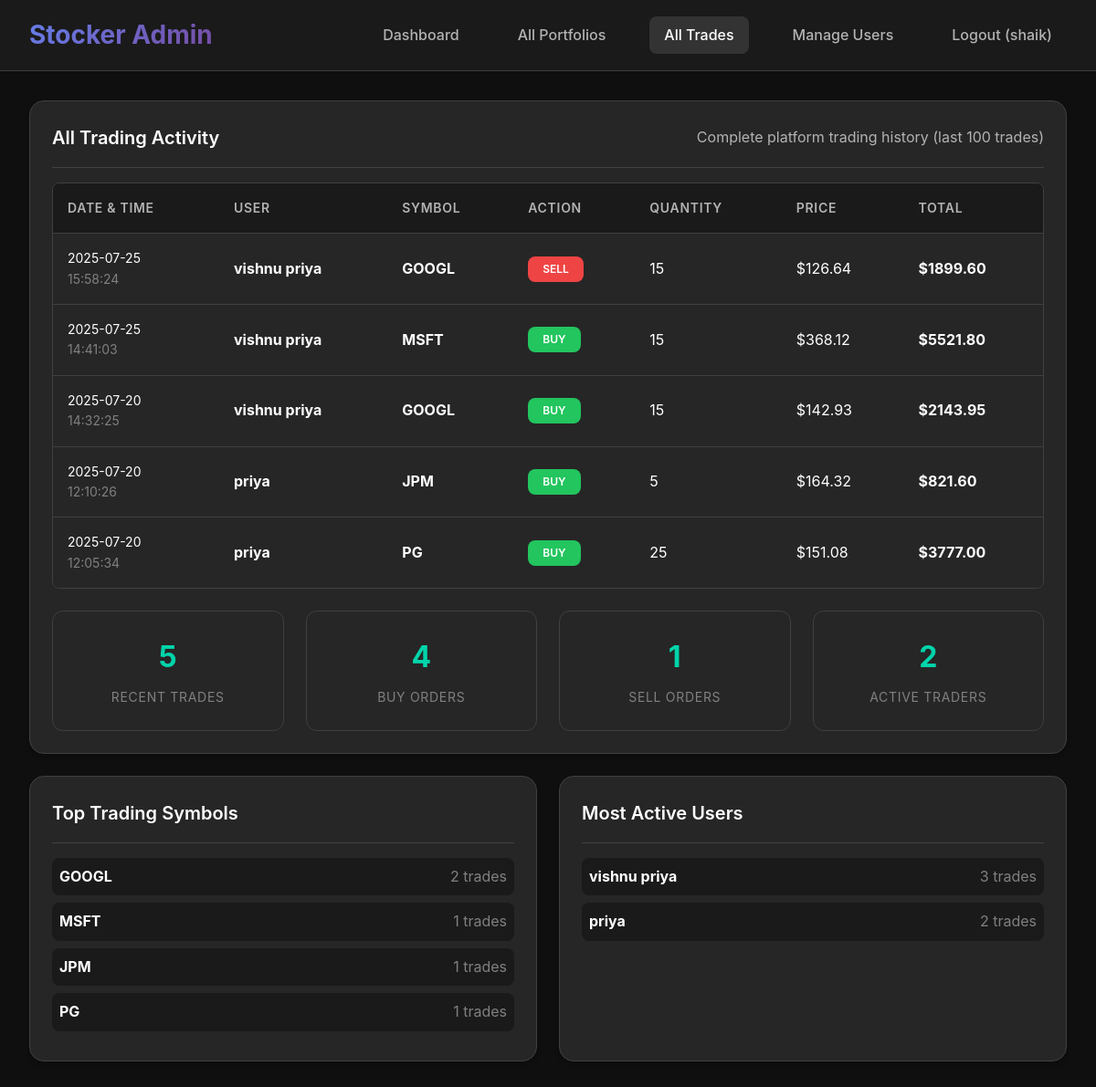
Screenshot of /admin/history (signed in) with the database file from the repository.
### tables this page shows
CREATE TABLE trades (
            id INTEGER PRIMARY KEY AUTOINCREMENT,
            user_id INTEGER,
            symbol TEXT NOT NULL,
            action TEXT NOT NULL,
            quantity INTEGER NOT NULL,
            price REAL NOT NULL,
            total REAL NOT NULL,
            timestamp TIMESTAMP DEFAULT CURRENT_TIMESTAMP,
            FOREIGN KEY (user_id) REFERENCES users (id)
        );

CREATE TABLE users (
            id INTEGER PRIMARY KEY AUTOINCREMENT,
            username TEXT UNIQUE NOT NULL,
            email TEXT UNIQUE NOT NULL,
            password_hash TEXT NOT NULL,
            role TEXT DEFAULT 'trader',
            balance REAL DEFAULT 10000.0,
            created_at TIMESTAMP DEFAULT CURRENT_TIMESTAMP
        );

### app.py (the view)
@app.route('/admin/history')
def admin_history():
    if 'user_id' not in session or session.get('role') != 'admin':
        flash('Access denied! Admin privileges required.')
        return redirect(url_for('login'))
    conn = sqlite3.connect('stocker.db')
    cursor = conn.cursor()
    cursor.execute('''
        SELECT u.username, t.symbol, t.action, t.quantity, t.price, t.total, t.timestamp
        FROM trades t
        JOIN users u ON t.user_id = u.id
        ORDER BY t.timestamp DESC
        LIMIT 100
    ''')
    trades = cursor.fetchall()
    conn.close()
    return render_template('admin_history.html', trades=trades)

### templates/admin_history.html (shortened to what this page needs)
<!DOCTYPE html>
<html lang="en">
<head>
    <link rel="stylesheet" href="{{ url_for('static', filename='styles.css') }}">
</head>
<body class="admin-page">
    <header class="header">
        <div class="container">
            <nav class="nav">
                <a href="/admin/dashboard" class="logo">Stocker Admin</a>
                <div class="nav-links">
                    <a href="/admin/dashboard" class="nav-link">Dashboard</a>
                    <a href="/admin/portfolio" class="nav-link">All Portfolios</a>
                    <a href="/admin/history" class="nav-link active">All Trades</a>
                    <a href="/admin/manage" class="nav-link">Manage Users</a>
                    <a href="/logout" class="nav-link">Logout ({{ session.username }})</a>
                </div>
            </nav>
        </div>
    </header>
    <main class="main-content">
        <div class="container">
            <div class="card">
                <div class="card-header">
                    <h2 class="card-title">All Trading Activity</h2>
                    <div class="text-secondary">Complete platform trading history (last 100 trades)</div>
                </div>
                {% if trades %}
                    <div class="table-container">
                        <table class="table">
                            <thead>
                                <tr>
                                    <th>Date & Time</th>
                                    <th>User</th>
                                    <th>Symbol</th>
                                    <th>Action</th>
                                    <th>Quantity</th>
                                    <th>Price</th>
                                    <th>Total</th>
                                </tr>
                            </thead>
                            <tbody>
                                {% for trade in trades %}
                                <tr>
                                    <td>
                                        <div style="font-size: 0.875rem;">
                                            <div>{{ trade[6][:10] }}</div>
                                            <div class="text-muted">{{ trade[6][11:19] }}</div>
                                        </div>
                                    </td>
                                    <td>
                                        <strong>{{ trade[0] }}</strong>
                                    </td>
                                    <td>
                                        <strong>{{ trade[1] }}</strong>
                                    </td>
                                    <td>
                                        <span class="btn btn-sm {% if trade[2] == 'buy' %}btn-success{% else %}btn-danger{% endif %}">
                                            {{ trade[2].upper() }}
                                        </span>
                                    </td>
                                    <td>{{ trade[3] }}</td>
                                    <td>${{ "%.2f"|format(trade[4]) }}</td>
                                    <td>
                                        <strong>${{ "%.2f"|format(trade[5]) }}</strong>
                                    </td>
                                </tr>
                                {% endfor %}
                            </tbody>
                        </table>
                    </div>
                    <div class="grid grid-4 mt-4">
                        <div class="stat-card">
                            <div class="stat-value">{{ trades|length }}</div>
                            <div class="stat-label">Recent Trades</div>
                        </div>
                        {% set buy_trades = trades | selectattr('2', 'equalto', 'buy') | list %}
                        <div class="stat-card">
                            <div class="stat-value">{{ buy_trades|length }}</div>
                            <div class="stat-label">Buy Orders</div>
                        </div>
                        {% set sell_trades = trades | selectattr('2', 'equalto', 'sell') | list %}
                        <div class="stat-card">
                            <div class="stat-value">{{ sell_trades|length }}</div>
                            <div class="stat-label">Sell Orders</div>
                        </div>
                        {% set unique_traders = trades | map(attribute=0) | unique | list %}
                        <div class="stat-card">
                            <div class="stat-value">{{ unique_traders|length }}</div>
                            <div class="stat-label">Active Traders</div>
                        </div>
                    </div>
                {% else %}
                    <div class="text-center p-4">
                        <div style="font-size: 3rem; margin-bottom: 1rem;">📈</div>
                        <h3>No Trading Activity</h3>
                        <p class="text-secondary">No trades have been executed on the platform yet.</p>
                    </div>
                {% endif %}
            </div>
            {% if trades %}
            <div class="grid grid-2">
                <div class="card">
                    <div class="card-header">
                        <h3 class="card-title">Top Trading Symbols</h3>
                    </div>
                    <div>
                        {% set symbol_counts = {} %}
                        {% for symbol, count in (symbol_counts.items() | list)[:5] %}
                        <div class="d-flex justify-between align-center p-2 mb-2" style="background: var(--secondary-bg); border-radius: 0.5rem;">
                            <span><strong>{{ symbol }}</strong></span>
                            <span class="text-muted">{{ count }} trades</span>
                        </div>
                        {% endfor %}
                    </div>
                </div>
                <div class="card">
                    <div class="card-header">
                        <h3 class="card-title">Most Active Users</h3>
                    </div>
                    <div>
                        {% set user_counts = {} %}
                        {% for user, count in (user_counts.items() | list)[:5] %}
                        <div class="d-flex justify-between align-center p-2 mb-2" style="background: var(--secondary-bg); border-radius: 0.5rem;">
                            <span><strong>{{ user }}</strong></span>
                            <span class="text-muted">{{ count }} trades</span>
                        </div>
                        {% endfor %}
                    </div>
                </div>
            </div>
            {% endif %}
        </div>
    </main>
</body>
</html>

### static/styles.css (style rules this page uses)
:root { --primary-bg: #0f0f0f; --secondary-bg: #1a1a1a; --card-bg: #262626; --hover-bg: #333333; --accent-color: #00d4aa; --accent-hover: #00b595; --text-primary: #ffffff; --text-secondary: #b3b3b3; --text-muted: #808080; --border-color: #404040; --success-color: #22c55e; --danger-color: #ef4444; --warning-color: #f59e0b; --gradient-primary: linear-gradient(135deg, #667eea 0%, #764ba2 100%); --gradient-secondary: linear-gradient(135deg, #f093fb 0%, #f5576c 100%); --shadow-sm: 0 1px 2px 0 rgb(0 0 0 / 0.05); --shadow-md: 0 4px 6px -1px rgb(0 0 0 / 0.1), 0 2px 4px -2px rgb(0 0 0 / 0.1); --shadow-lg: 0 10px 15px -3px rgb(0 0 0 / 0.1), 0 4px 6px -4px rgb(0 0 0 / 0.1); }
* { margin: 0; padding: 0; box-sizing: border-box; }
body { font-family: 'Inter', -apple-system, BlinkMacSystemFont, 'Segoe UI', Roboto, sans-serif; background: var(--primary-bg); color: var(--text-primary); line-height: 1.6; min-height: 100vh; }
.container { max-width: 1400px; margin: 0 auto; padding: 0 2rem; }
.main-content { padding: 2rem 0; min-height: calc(100vh - 80px); }
.header { background: var(--secondary-bg); border-bottom: 1px solid var(--border-color); padding: 1rem 0; position: sticky; top: 0; z-index: 100; backdrop-filter: blur(10px); }
.nav { display: flex; justify-content: space-between; align-items: center; }
.logo { font-size: 1.75rem; font-weight: 700; background: var(--gradient-primary); -webkit-background-clip: text; -webkit-text-fill-color: transparent; background-clip: text; text-decoration: none; }
.nav-links { display: flex; gap: 2rem; align-items: center; }
.nav-link { color: var(--text-secondary); text-decoration: none; font-weight: 500; padding: 0.5rem 1rem; border-radius: 0.5rem; transition: all 0.3s ease; }
.nav-link:hover, .nav-link.active { color: var(--text-primary); background: var(--hover-bg); }
.card { background: var(--card-bg); border: 1px solid var(--border-color); border-radius: 1rem; padding: 1.5rem; margin-bottom: 1.5rem; box-shadow: var(--shadow-md); transition: all 0.3s ease; }
.card-header { display: flex; justify-content: space-between; align-items: center; margin-bottom: 1rem; padding-bottom: 1rem; border-bottom: 1px solid var(--border-color); }
.card-title { font-size: 1.25rem; font-weight: 600; color: var(--text-primary); }
.grid { display: grid; gap: 1.5rem; }
.grid-2 { grid-template-columns: repeat(auto-fit, minmax(300px, 1fr)); }
.grid-4 { grid-template-columns: repeat(auto-fit, minmax(200px, 1fr)); }
.btn { display: inline-flex; align-items: center; justify-content: center; gap: 0.5rem; padding: 0.75rem 1.5rem; border: none; border-radius: 0.5rem; font-weight: 600; text-decoration: none; cursor: pointer; transition: all 0.3s ease; font-size: 0.875rem; line-height: 1; }
.btn-success { background: var(--success-color); color: white; }
.btn-danger { background: var(--danger-color); color: white; }
.btn-sm { padding: 0.5rem 1rem; font-size: 0.75rem; }
.table-container { overflow-x: auto; border-radius: 0.5rem; border: 1px solid var(--border-color); }
.table { width: 100%; border-collapse: collapse; background: var(--card-bg); }
.table th, .table td { padding: 1rem; text-align: left; border-bottom: 1px solid var(--border-color); }
.table th { background: var(--secondary-bg); font-weight: 600; color: var(--text-secondary); font-size: 0.875rem; text-transform: uppercase; letter-spacing: 0.05em; }
.table tr:last-child td { border-bottom: none; }
.stat-card { background: var(--card-bg); border: 1px solid var(--border-color); border-radius: 0.75rem; padding: 1.5rem; text-align: center; }
.stat-value { font-size: 2rem; font-weight: 700; color: var(--accent-color); margin-bottom: 0.5rem; }
.stat-label { font-size: 0.875rem; color: var(--text-muted); text-transform: uppercase; letter-spacing: 0.05em; }
.text-secondary { color: var(--text-secondary); }
.text-muted { color: var(--text-muted); }
.mt-4 { margin-top: 1.5rem; }
.mb-2 { margin-bottom: 0.5rem; }
.p-2 { padding: 0.5rem; }
.d-flex { display: flex; }
.justify-between { justify-content: space-between; }
.align-center { align-items: center; }

### rows the page displays
trades: timestamp "2025-07-25", timestamp "15:58:24", username "vishnu priya", symbol "GOOGL", action "SELL", quantity "15", price "126.64", total "1899.60", count "2", user "3"
trades: timestamp "2025-07-25", timestamp "14:41:03", username "vishnu priya", symbol "MSFT", action "BUY", quantity "15", price "368.12", total "5521.80", count "1"
trades: timestamp "2025-07-20", timestamp "14:32:25", username "vishnu priya", symbol "GOOGL", action "BUY", quantity "15", price "142.93", total "2143.95"
trades: timestamp "2025-07-20", timestamp "12:10:26", username "priya", symbol "JPM", action "BUY", quantity "5", price "164.32", total "821.60", user "1", id "2"
trades: timestamp "2025-07-20", timestamp "12:05:34", username "priya", symbol "PG", action "BUY", quantity "25", price "151.08", total "3777.00", count "1"

### other values shown
{{ session.username }} "shaik"
{{ trades|length }} "5"
{{ buy_trades|length }} "4"
{{ sell_trades|length }} "1"
{{ unique_traders|length }} "2"
